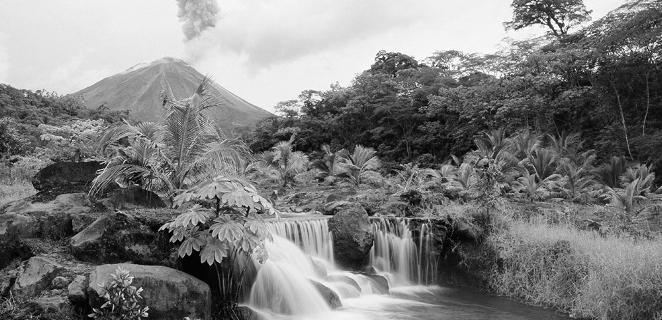
%> input picture Tarea 3/Parte 1/Parte 1 - P2/paisaje.jpg, 662 x 320 px; the run also reads 1 picture not shown here
$ octave resultado_ssim.m   (GNU Octave 9; MATLAB toolbox functions it lacks are replaced by stand-ins)
%> lines starting %> are read from the running program, lines starting %| are printed output that depends on the picture
### Tarea 3/Parte 1/Parte 1 - P2/ssim.m
function [mssim, ssim_map] = ssim(img1, img2, K, window, L)

% ========================================================================
% SSIM Index with automatic downsampling, Version 1.0
% Copyright(c) 2009 Zhou Wang
% All Rights Reserved.
%
% ----------------------------------------------------------------------
% Permission to use, copy, or modify this software and its documentation
% for educational and research purposes only and without fee is hereby
% granted, provided that this copyright notice and the original authors'
% names appear on all copies and supporting documentation. This program
% shall not be used, rewritten, or adapted as the basis of a commercial
% software or hardware product without first obtaining permission of the
% authors. The authors make no representations about the suitability of
% this software for any purpose. It is provided "as is" without express
% or implied warranty.
%----------------------------------------------------------------------
%
% This is an implementation of the algorithm for calculating the
% Structural SIMilarity (SSIM) index between two images
%
% Please refer to the following paper and the website with suggested usage
%
% Z. Wang, A. C. Bovik, H. R. Sheikh, and E. P. Simoncelli, "Image
% quality assessment: From error visibility to structural similarity,"
% IEEE Transactios on Image Processing, vol. 13, no. 4, pp. 600-612,
% Apr. 2004.
%
% http://www.ece.uwaterloo.ca/~z70wang/research/ssim/
%
% Note: This program is different from ssim_index.m, where no automatic
% downsampling is performed. (downsampling was done in the above paper
% and was described as suggested usage in the above website.)
%
% Kindly report any suggestions or corrections to zhouwang@ieee.org
%
%----------------------------------------------------------------------
%
%Input : (1) img1: the first image being compared
%        (2) img2: the second image being compared
%        (3) K: constants in the SSIM index formula (see the above
%            reference). defualt value: K = [0.01 0.03]
%        (4) window: local window for statistics (see the above
%            reference). default widnow is Gaussian given by
%            window = fspecial('gaussian', 11, 1.5);
%        (5) L: dynamic range of the images. default: L = 255
%
%Output: (1) mssim: the mean SSIM index value between 2 images.
%            If one of the images being compared is regarded as
%            perfect quality, then mssim can be considered as the
%            quality measure of the other image.
%            If img1 = img2, then mssim = 1.
%        (2) ssim_map: the SSIM index map of the test image. The map
%            has a smaller size than the input images. The actual size
%            depends on the window size and the downsampling factor.
%
%Basic Usage:
%   Given 2 test images img1 and img2, whose dynamic range is 0-255
%
%   [mssim, ssim_map] = ssim(img1, img2);
%
%Advanced Usage:
%   User defined parameters. For example
%
%   K = [0.05 0.05];
%   window = ones(8);
%   L = 100;
%   [mssim, ssim_map] = ssim(img1, img2, K, window, L);
%
%Visualize the results:
%
%   mssim                        %Gives the mssim value
%   imshow(max(0, ssim_map).^4)  %Shows the SSIM index map
%========================================================================
pkg load image

if (nargin < 2 || nargin > 5)
   mssim = -Inf;
   ssim_map = -Inf;
   return;
end

if (size(img1) ~= size(img2))
   mssim = -Inf;
   ssim_map = -Inf;
   return;
end

[M N] = size(img1);

if (nargin == 2)
   if ((M < 11) || (N < 11))
	   mssim = -Inf;
	   ssim_map = -Inf;
      return
   end
   window = fspecial('gaussian', 11, 1.5);	%
   K(1) = 0.01;					% default settings
   K(2) = 0.03;					%
   L = 255;                                     %
end

if (nargin == 3)
   if ((M < 11) || (N < 11))
	   mssim = -Inf;
	   ssim_map = -Inf;
      return
   end
   window = fspecial('gaussian', 11, 1.5);
   L = 255;
   if (length(K) == 2)
      if (K(1) < 0 || K(2) < 0)
		   mssim = -Inf;
   		ssim_map = -Inf;
	   	return;
      end
   else
	   mssim = -Inf;
   	ssim_map = -Inf;
	   return;
   end
end

if (nargin == 4)
   [H W] = size(window);
   if ((H*W) < 4 || (H > M) || (W > N))
	   mssim = -Inf;
	   ssim_map = -Inf;
      return
   end
   L = 255;
   if (length(K) == 2)
      if (K(1) < 0 || K(2) < 0)
		   mssim = -Inf;
   		ssim_map = -Inf;
	   	return;
      end
   else
	   mssim = -Inf;
   	ssim_map = -Inf;
	   return;
   end
end

if (nargin == 5)
   [H W] = size(window);
   if ((H*W) < 4 || (H > M) || (W > N))
	   mssim = -Inf;
	   ssim_map = -Inf;
      return
   end
   if (length(K) == 2)
      if (K(1) < 0 || K(2) < 0)
		   mssim = -Inf;
   		ssim_map = -Inf;
	   	return;
      end
   else
	   mssim = -Inf;
   	ssim_map = -Inf;
	   return;
   end
end


img1 = double(img1);
img2 = double(img2);

% automatic downsampling
f = max(1,round(min(M,N)/256));
%downsampling by f
%use a simple low-pass filter
if(f>1)
    lpf = ones(f,f);
    lpf = lpf/sum(lpf(:));
    img1 = imfilter(img1,lpf,'symmetric','same');
    img2 = imfilter(img2,lpf,'symmetric','same');

    img1 = img1(1:f:end,1:f:end);
    img2 = img2(1:f:end,1:f:end);
end

C1 = (K(1)*L)^2;
C2 = (K(2)*L)^2;
window = window/sum(sum(window));

mu1   = filter2(window, img1, 'valid');
mu2   = filter2(window, img2, 'valid');
mu1_sq = mu1.*mu1;
mu2_sq = mu2.*mu2;
mu1_mu2 = mu1.*mu2;
sigma1_sq = filter2(window, img1.*img1, 'valid') - mu1_sq;
sigma2_sq = filter2(window, img2.*img2, 'valid') - mu2_sq;
sigma12 = filter2(window, img1.*img2, 'valid') - mu1_mu2;

if (C1 > 0 && C2 > 0)
   ssim_map = ((2*mu1_mu2 + C1).*(2*sigma12 + C2))./((mu1_sq + mu2_sq + C1).*(sigma1_sq + sigma2_sq + C2));
else
   numerator1 = 2*mu1_mu2 + C1;
   numerator2 = 2*sigma12 + C2;
	denominator1 = mu1_sq + mu2_sq + C1;
   denominator2 = sigma1_sq + sigma2_sq + C2;
   ssim_map = ones(size(mu1));
   index = (denominator1.*denominator2 > 0);
   ssim_map(index) = (numerator1(index).*numerator2(index))./(denominator1(index).*denominator2(index));
   index = (denominator1 ~= 0) & (denominator2 == 0);
   ssim_map(index) = numerator1(index)./denominator1(index);
end

mssim = mean2(ssim_map);

return

### Tarea 3/Parte 1/Parte 1 - P2/resultado_ssim.m
clc; clear; close all
pkg load image

####Pregunta 3
%%probando similitud entre paisaje original
%% e imagen recuperada con algoritmo SSIM

%%cargando paisaje
A=imread('paisaje.jpg');
%> A is the input picture: size 320x662 uint8; min 0, max 255, mean 126.3

%%cargando imagen recuperada
B=imread('paisaje_restaurado.jpg');
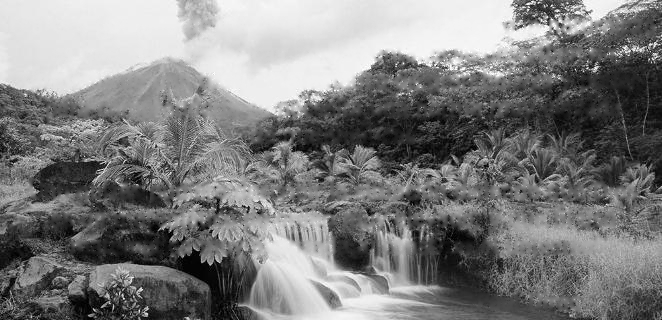
%> input picture Tarea 3/Parte 1/Parte 1 - P2/paisaje_restaurado.jpg, 662 x 320 px
%> B is the input picture: size 320x662 uint8; min 0, max 255, mean 126.5

%%obteniendo resultado del algoritmo SSIM y mostrandolo
[c, x]=ssim(A,B);
%> in ssim, `ssim_map = ((2*mu1_mu2 + C1).*(2*sigma12 + C2))./((mu1_sq + mu2_sq + C..`:
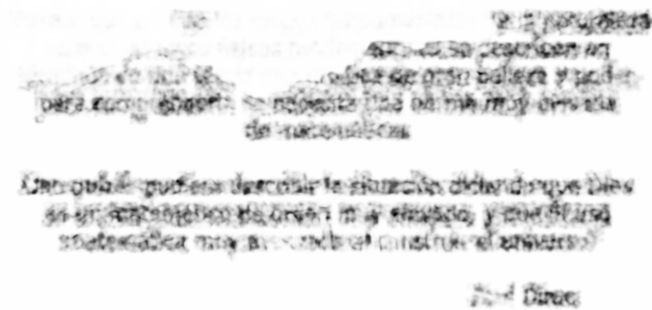
%> ssim_map: size 310x652 double; min -0.00851, max 1, mean 0.9; drawn with min black and max white
%> in ssim, `mssim = mean2(ssim_map);`: mssim = 0.9
%> c = 0.9

disp('');disp('');disp('Pregunta 3');
disp('La similud entre la imagen original y la recuperada, segun SSIM es:');
c
%> c = 0.9

####Pregunta 4
%%probando similitud entre image original
%% e imagen recuperada con algoritmo SSIM

%%cargando imagen original
A=imread('imgOriginal.jpg');
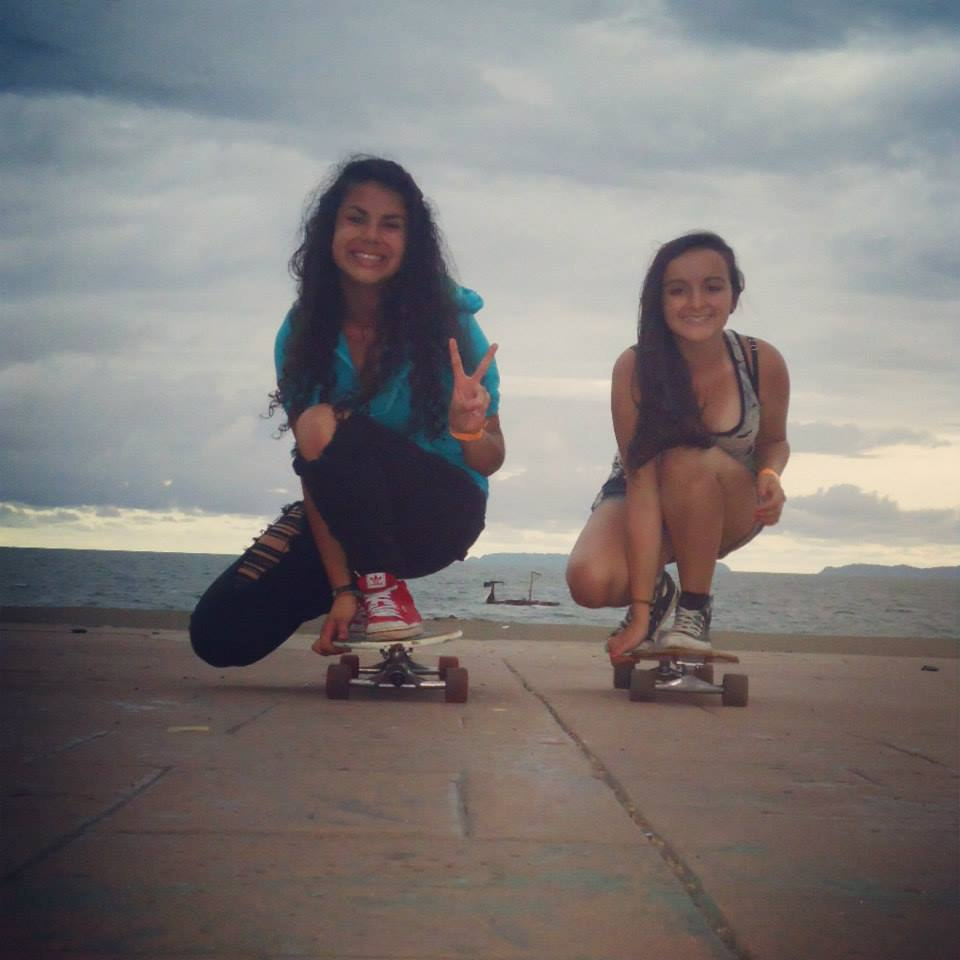
%> input picture Tarea 3/Parte 1/Parte 1 - P2/imgOriginal.jpg, 960 x 960 px
%> A is the input picture: size 960x960x3 uint8; mean R, G, B 126.6, 121.6, 120.5

%%cargando imagen recuperada
B=imread('imgRecuperada.jpg');

%%obteniendo resultado del algoritmo SSIM y mostrandolo
[c, x]=ssim(A,B);
%> in ssim (call 2), `mu1   = filter2(window, img1, 'valid');`:
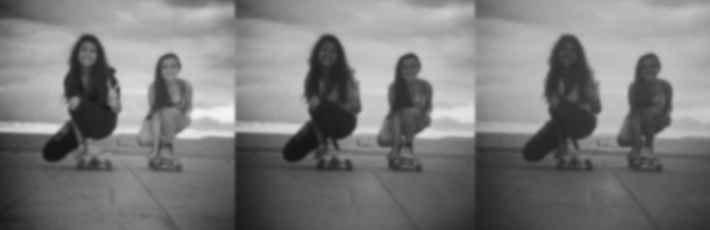
%> mu1: size 230x710 double; min 20.75, max 243.2, mean 123.8
%> in ssim (call 2), `mu1_sq = mu1.*mu1;`:
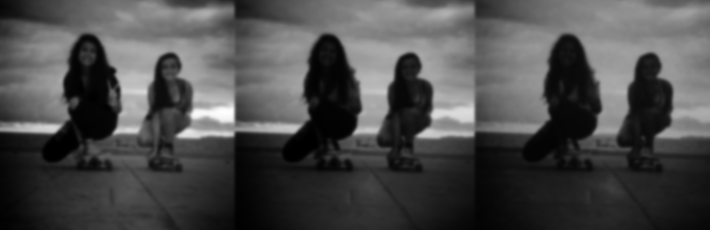
%> mu1_sq: size 230x710 double; min 430.7, max 59155.6, mean 17922.9; drawn with min black and max white
%> in ssim (call 2), `sigma1_sq = filter2(window, img1.*img1, 'valid') - mu1_sq;`:
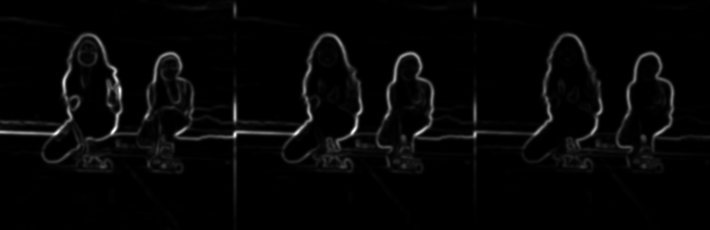
%> sigma1_sq: size 230x710 double; min 0.132, max 5899.1, mean 145.7; drawn with min black and max white
%> in ssim (call 2), `ssim_map = ((2*mu1_mu2 + C1).*(2*sigma12 + C2))./((mu1_sq + mu2_sq + C..`:
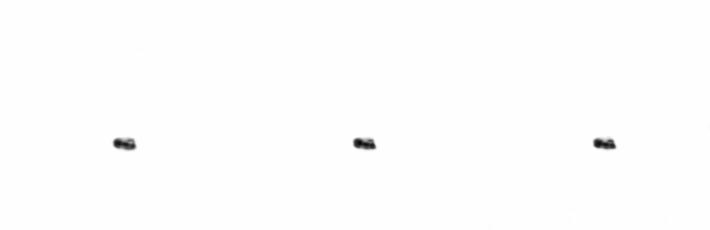
%> ssim_map: size 230x710 double; min 0.0257, max 1, mean 0.997
%> in ssim (call 2), `mssim = mean2(ssim_map);`: mssim = 0.997
%> c = 0.997

disp('');disp('');disp('Pregunta 4');
disp('La similud entre la imagen original y la recuperada, segun SSIM es:');
c
%> c = 0.997
